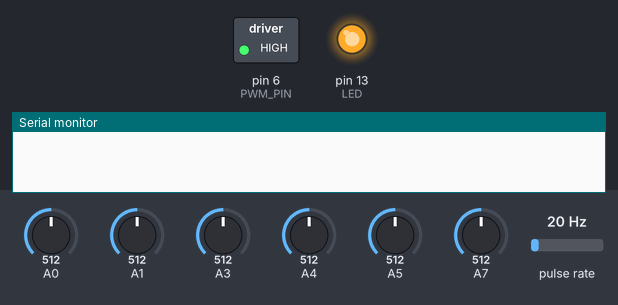
Recording of a sketch running on a simulated Arduino Nano, built with avr-gcc and run on an emulated ATmega328P. Shown: switched loads named in the sketch (green lamp = pin HIGH), output pins drawn as LEDs (lit = HIGH), the last lines printed to the serial monitor. Wiring (inferred from the names in the program): pulse sensor: data A2. Dashed ring = blinking. The inputs (shaded band) are chosen by the test bench; at power-on: A7 = 512, A0 = 512, A1 = 512, A3 = 512, A4 = 512, A5 = 512, pulse rate 20 Hz.

Above: at 0.1 s.
At 0.6 s:
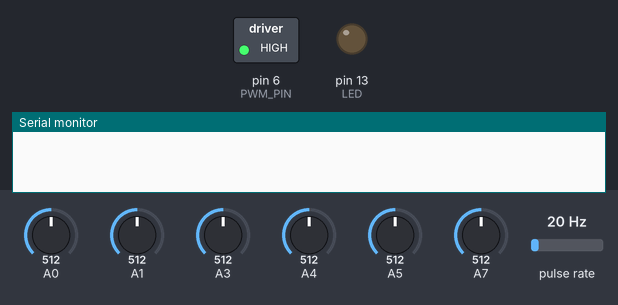
1.3 s: A7 set to 984
At 4.7 s:
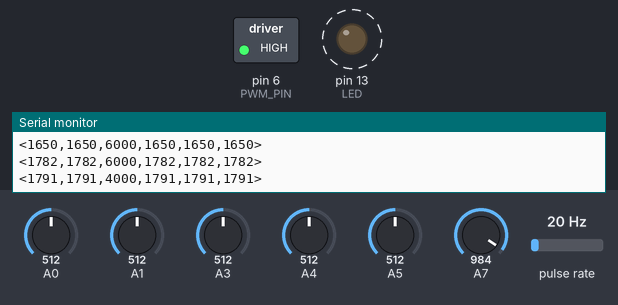
4.8 s: A7 set to 1015
Timing chart, 0 to 36.6 s (numbered marks = the images above; inputs shaded):
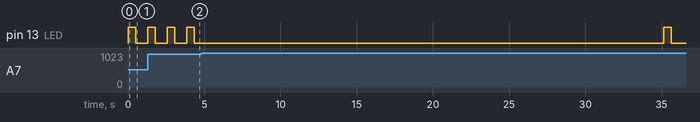

The sketch:

internal.ino
```cpp
// Internal Arduino Code
// v11 7/11/12

const int PWM_PIN = 6; // digital pin output
const int LED = 13;
const int FREQ_PIN = A2;

long a0 = 0;
long a1 = 0;
long a3 = 0;
long a4 = 0;
long a5 = 0;
String RPM = "00000";
String stringFinal = "";

char SOP ='<';
char EOP ='>';

boolean started = false;
boolean ended = false; //DO NOT initialize each time the loop goes around, the loop happens faster than 9600baud sometimes
char inData[30];
byte index=0;

int i =0;

// Setup program
void setup() {
  Serial.begin(9600); //increase for speed?
  Serial.flush();
  pinMode(PWM_PIN, OUTPUT);
  pinMode(FREQ_PIN, INPUT);
  pinMode(LED, OUTPUT);
  analogWrite(PWM_PIN, 255);  //turn on motor
}

// Main loop
void loop() {
  //Serial.println("startloop"); //DEBUG
  //read all serial data available, as fast as possible

  while(Serial.available() > 0){
    char inChar = Serial.read();
    if(inChar == SOP) {
      index=0;
      inData[index] = '\0';
      started = true;
      ended = false;
    }
    else if(inChar == EOP) {
      ended = true;
    }
    else {
      if (index < 29) {
        //Serial.println("inChar"); //DEBUG causes echo error to bluetooth
        inData[index] = inChar;
        index++;
        inData[index] = '\0';
      }
      else {
        index=0;
        started=false;
      }
    }

    //we are here b/c end of packet arrived OR all data read
    if(started && ended) {
      //complete packet, process
      //Serial.println("received"); //DEBUG
      analogWrite(PWM_PIN, inData[0]); // make pwm signal (0-255)
      //reset for next packet
      started = false;
      ended = false;
      index = 0;
      inData[index] = '\0';
    }
  }

  if (Serial.available() == 0) { //this if is not really necessary, but may decrease lag
    digitalWrite(LED, HIGH);   // set the LED on
    delay (500); //in order to not create too many data points for the app to process, crashing android processing after 5 min with
    digitalWrite(LED, LOW);   // set the LED off

    readData();
    RPM = getFrequency();

    stringFinal = "";
    stringFinal += SOP;
    stringFinal += String(a0);
    stringFinal += ',';
    stringFinal += String(a1);
    stringFinal += ',';
    stringFinal += String(RPM);
    stringFinal += ',';
    stringFinal += String(a3);
    stringFinal += ',';
    stringFinal += String(a4);
    stringFinal += ',';
    stringFinal += String(a5);
    stringFinal += EOP;
    stringFinal +='.'; //extra
    char s1[stringFinal.length()];
    stringFinal.toCharArray(s1, stringFinal.length());
    Serial.println(s1);
  }

  if (analogRead(A7)>1000) {
    Serial.println("");
    Serial.println("+INQ=1"); //pairing code
    delay(30000);
    Serial.println("");
    Serial.println("+INQ=0"); //end pairing code
  }
}

//coil voltage
void readData() {
  //Serial.println("coil");

  for (i=0; i<40; i++){
    a0 += analogRead(A0);
    a1 += analogRead(A1);
    a3 += analogRead(A3);
    a4 += analogRead(A4);
    a5 += analogRead(A5);
  }
  a0 = a0/40*3300/1024;
  a1 = a1/40*3300/1024;
  a3 = a3/40*3300/1024;
  a4 = a4/40*3300/1024;
  a5 = a5/40*3300/1024;
}


// Get frequency function and take average
String getFrequency() {
  //Serial.println("fr");
  long pulse = 0;
  long rpm = 0; //could make this int by dividing by 1000
  long pulse1 = 0;
  long pulse2 = 0;
  int samples = 10;
  String rpmout = "";
  for(int j=0; j<samples; j++) pulse1+= pulseIn(FREQ_PIN, HIGH, 40000); //returns length of 10 high pulses
  for(int j=0; j<samples; j++) pulse2+= pulseIn(FREQ_PIN, LOW, 40000); //returns length of 10 low pulses
  pulse = pulse1 + pulse2; //length of 10 rotations if sensor is set to 1/revolution, currently set that way
  pulse = pulse/10;
  rpm = 60*1000000/pulse; //pulse units are us/cycle, cycles/us=1/pulse, 1000000/pulse=cycles/s, 60*1000000/pulse=rpm
  if (rpm < 0) {
    rpmout = "0";
  }
  else {
    rpmout = String(rpm);
  }
  return(rpmout);
}
```
